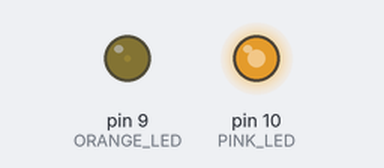
Simulated run of this sketch. Board: Arduino Uno, built with avr-gcc and run on an emulated ATmega328P. Shown: output pins drawn as LEDs (lit = HIGH).

Above: at 0.05 s.
At 0.65 s:
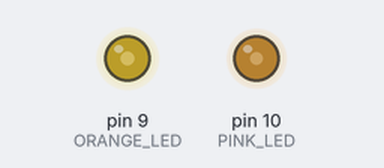
At 1.05 s:
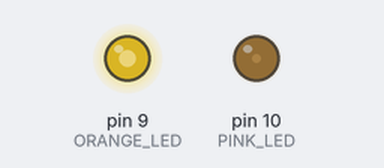
At 2.1 s:
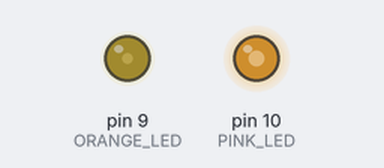
Timing chart, 0 to 5.5 s (numbered marks = the images above):
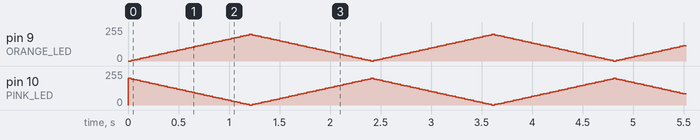

The sketch:

Fade.ino
```cpp
#include "LedArray.h"
#define ORANGE_LED 9  // the pin that the orange LED is attached to
#define PINK_LED   10 // the pin that the pink LED is attached to

LedArray led_array;

// the setup routine runs once when you press reset:
void setup()  {
  // declare led pins to be an output:
  pinMode(ORANGE_LED, OUTPUT);
  pinMode(PINK_LED, OUTPUT);
}

// the loop routine runs over and over again forever:
void loop()  {
  analogWrite(ORANGE_LED, led_array.getLed1Power());
  analogWrite(PINK_LED, led_array.getLed2Power());

  led_array.increment();

  delay(30);
}
```
